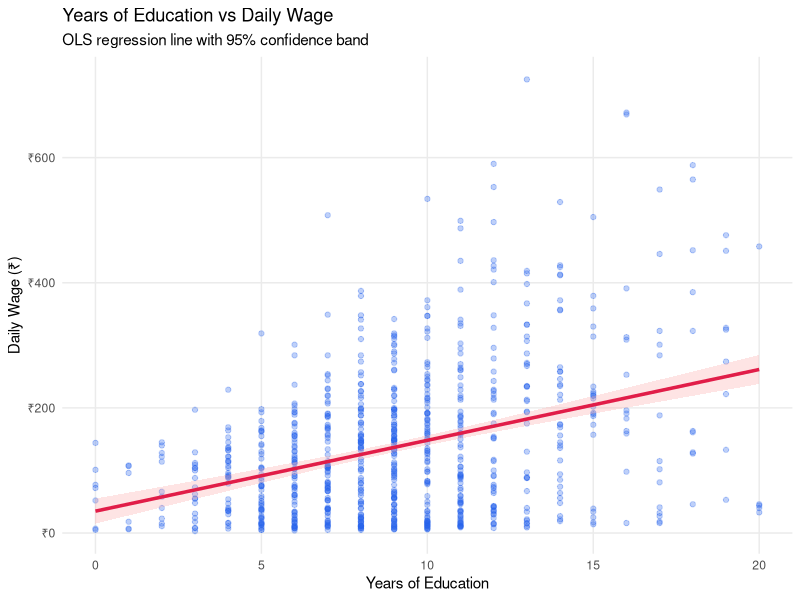
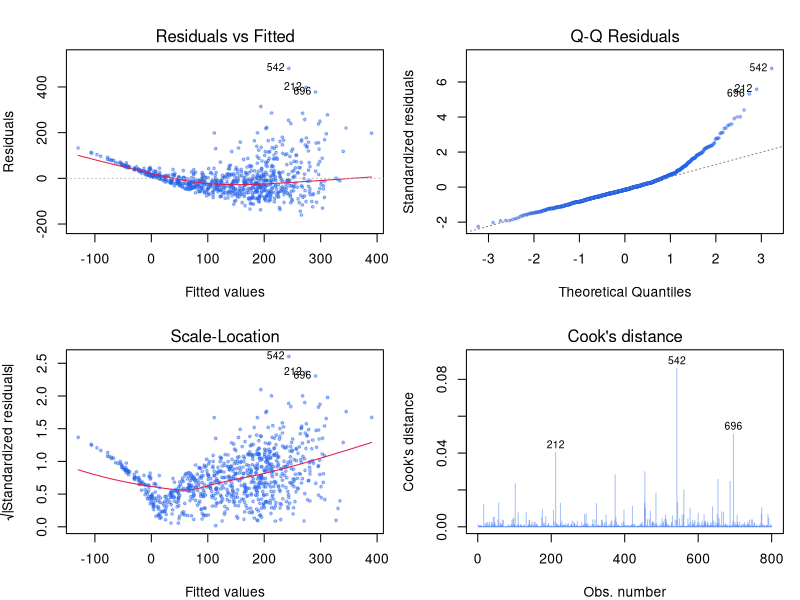
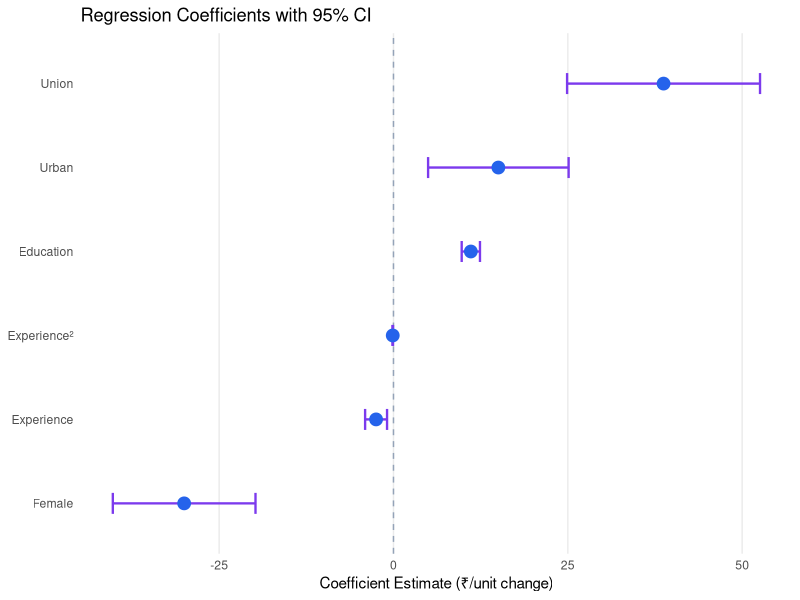

Reproduce these figures in R, in order.
## ---- chunk 1
#| message: false
library(tidyverse)
library(knitr)
library(broom)

# Wage dataset with labour economics flavor
set.seed(2025)
n <- 800
wage_data <- data.frame(
  edu_years = sample(0:20, n, replace=TRUE, prob=dpois(0:20, 9)+0.01),
  experience = sample(0:40, n, replace=TRUE),
  female = rbinom(n, 1, 0.4),
  urban = rbinom(n, 1, 0.55),
  union = rbinom(n, 1, 0.18)
) |>
  mutate(
    log_wage = 4.5 + 0.08*edu_years + 0.04*experience - 0.003*experience^2
               - 0.25*female + 0.15*urban + 0.12*union + rnorm(n, 0, 0.35),
    wage = round(exp(log_wage))
  )
## ---- chunk 2
#| fig-height: 4

# Scatter with regression line
ggplot(wage_data, aes(x=edu_years, y=wage)) +
  geom_point(alpha=0.3, color="#2563eb", size=1.5) +
  geom_smooth(method="lm", color="#e11d48", se=TRUE, linewidth=1.2,
              fill="#fca5a5", alpha=0.3) +
  scale_y_continuous(labels=scales::label_number(prefix="₹")) +
  labs(title="Years of Education vs Daily Wage",
       subtitle="OLS regression line with 95% confidence band",
       x="Years of Education", y="Daily Wage (₹)") +
  theme_minimal(base_size=11) +
  theme(panel.grid.minor=element_blank())
## ---- chunk 3
# Fit simple linear regression
model_simple <- lm(wage ~ edu_years, data=wage_data)
tidy(model_simple) |>
  mutate(across(where(is.numeric), round, 3)) |>
  kable(caption="Simple Linear Regression: Wage ~ Education")
## ---- chunk 4
glance(model_simple) |>
  select(r.squared, adj.r.squared, sigma, statistic, p.value, nobs) |>
  mutate(across(where(is.numeric), round, 4)) |>
  kable(caption="Model fit statistics")
## ---- chunk 5
model_full <- lm(wage ~ edu_years + experience + I(experience^2) + 
                   female + urban + union, data=wage_data)

tidy(model_full) |>
  mutate(
    term = recode(term,
      `(Intercept)`="Intercept",
      edu_years="Education (years)",
      experience="Experience (years)",
      `I(experience^2)`="Experience² (quadratic)",
      female="Female (=1)",
      urban="Urban (=1)",
      union="Union member (=1)"
    ),
    across(where(is.numeric), round, 4),
    significance = case_when(
      p.value < 0.001 ~ "***",
      p.value < 0.01  ~ "**",
      p.value < 0.05  ~ "*",
      TRUE            ~ ""
    )
  ) |>
  kable(caption="Multiple Regression Results (*** p<0.001, ** p<0.01, * p<0.05)")
## ---- chunk 6
# Compare models
bind_rows(
  glance(model_simple) |> mutate(Model="Simple (Education only)"),
  glance(model_full)   |> mutate(Model="Full Model")
) |>
  select(Model, r.squared, adj.r.squared, sigma, AIC) |>
  mutate(across(where(is.numeric), round, 3)) |>
  kable(caption="Model comparison")
## ---- chunk 7
#| fig-height: 7
#| fig-cap: "Regression diagnostic plots — checking OLS assumptions"

par(mfrow=c(2,2), mar=c(4,4,3,1), family="sans")
plot(model_full, which=1:4, 
     col=alpha("#2563eb", 0.4), pch=20, cex=0.7,
     col.smooth="#e11d48", lwd.smooth=2)
par(mfrow=c(1,1))
## ---- chunk 8
#| fig-height: 4

tidy(model_full, conf.int=TRUE) |>
  filter(term != "(Intercept)") |>
  mutate(term = recode(term,
    edu_years="Education", experience="Experience",
    `I(experience^2)`="Experience²",
    female="Female", urban="Urban", union="Union")) |>
  ggplot(aes(x=estimate, y=reorder(term, estimate))) +
  geom_vline(xintercept=0, linetype="dashed", color="#94a3b8") +
  geom_errorbarh(aes(xmin=conf.low, xmax=conf.high), height=0.25,
                 color="#7c3aed", linewidth=0.8) +
  geom_point(size=4, color="#2563eb") +
  labs(title="Regression Coefficients with 95% CI",
       x="Coefficient Estimate (₹/unit change)", y=NULL) +
  theme_minimal(base_size=11) +
  theme(panel.grid.minor=element_blank(),
        panel.grid.major.y=element_blank())
## ---- chunk 9
model_log <- lm(log_wage ~ edu_years + experience + I(experience^2) + 
                  female + urban + union, data=wage_data)

tidy(model_log) |>
  filter(term != "(Intercept)") |>
  mutate(
    term = recode(term,
      edu_years="Education (years)",
      experience="Experience",
      `I(experience^2)`="Experience²",
      female="Female (=1)",
      urban="Urban (=1)",
      union="Union (=1)"),
    pct_effect = round((exp(estimate)-1)*100, 2),
    across(c(estimate, std.error, p.value), round, 4)
  ) |>
  select(term, estimate, std.error, p.value, pct_effect) |>
  rename(`% Effect` = pct_effect) |>
  kable(caption="Mincer Wage Equation (Log-Linear): % change in wage per unit")
